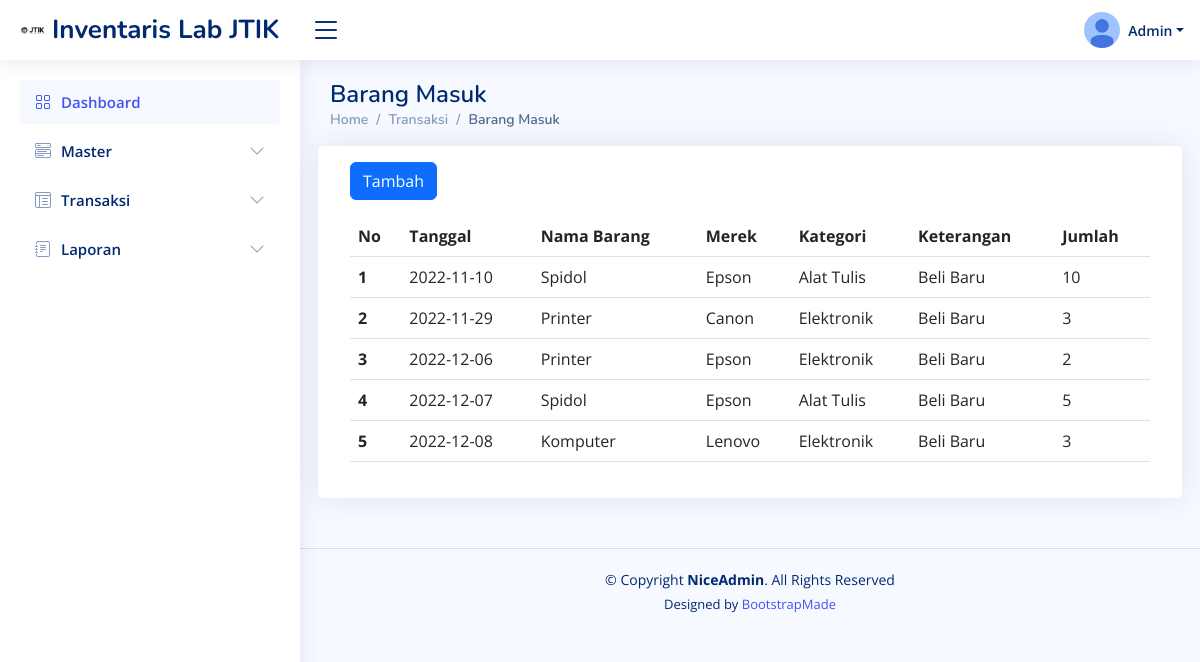
The app's page /barangMasuk.php (signed in) with its own data.
### tables this page shows
CREATE TABLE `barang_masuk` (
  `id_barangmasuk` int(11) NOT NULL,
  `id_barang` int(11) NOT NULL,
  `jumlah` int(11) NOT NULL,
  `keterangan` varchar(255) NOT NULL,
  `tanggal` date NOT NULL
);

CREATE TABLE `barang` (
  `id_barang` int(11) NOT NULL,
  `id_merek` int(11) NOT NULL,
  `id_kategori` int(11) NOT NULL,
  `nama_barang` varchar(128) NOT NULL,
  `keterangan` varchar(255) NOT NULL,
  `stok` int(11) NOT NULL
);

CREATE TABLE `merek` (
  `id_merek` int(11) NOT NULL,
  `nama_merek` varchar(128) NOT NULL,
  `keterangan` varchar(255) NOT NULL
);

CREATE TABLE `kategori` (
  `id_kategori` int(11) NOT NULL,
  `nama_kategori` varchar(128) NOT NULL,
  `keterangan` varchar(255) NOT NULL
);

### function.php (called while the page is built, shortened)
<?php
$conn = mysqli_connect('localhost', 'root', '', 'inventarislab');
function select($query) {
    global $conn;
    $result = mysqli_query($conn, $query);
    $rows = [];
    while($row = mysqli_fetch_assoc($result)) {
        $rows[] = $row;
    }
    return $rows;
}
?>

### barangMasuk.php (the view, shortened to what this page needs)
<?php
  require 'function.php';
  $masuk = select("SELECT a.id_barangMasuk, a.id_barang, b.nama_barang,
                    c.nama_merek, d.nama_kategori, a.keterangan, a.tanggal, a.jumlah
                    FROM barang_masuk a
                    JOIN barang b ON a.id_barang = b.id_barang
                    JOIN merek c ON b.id_merek = c.id_merek
                    JOIN kategori d ON b.id_kategori = d.id_kategori");
?>
<!DOCTYPE html>
<html lang="en">
<head>
  <link href="assets/vendor/bootstrap/css/bootstrap.min.css" rel="stylesheet">
  <link href="assets/vendor/bootstrap-icons/bootstrap-icons.css" rel="stylesheet">
  <link href="assets/vendor/boxicons/css/boxicons.min.css" rel="stylesheet">
  <link href="assets/vendor/quill/quill.snow.css" rel="stylesheet">
  <link href="assets/vendor/quill/quill.bubble.css" rel="stylesheet">
  <link href="assets/vendor/remixicon/remixicon.css" rel="stylesheet">
  <link href="assets/vendor/simple-datatables/style.css" rel="stylesheet">
  <link href="assets/css/style.css" rel="stylesheet">
</head>
<body>
<header id="header" class="header fixed-top d-flex align-items-center">
<div class="d-flex align-items-center justify-content-between">
  <a href="index.php" class="logo d-flex align-items-center">
    <img src="assets/img/logoJTIK.png" alt="">
    <span class="d-none d-lg-block">Inventaris Lab JTIK</span>
  </a>
  <i class="bi bi-list toggle-sidebar-btn"></i>
</div>
<nav class="header-nav ms-auto">
  <ul class="d-flex align-items-center">
    <li class="nav-item dropdown pe-3">
      <a class="nav-link nav-profile d-flex align-items-center pe-0" href="#" data-bs-toggle="dropdown">
        <img src="assets/img/photo.png" alt="Profile" class="rounded-circle">
        <span class="d-none d-md-block dropdown-toggle ps-2"><?= $_SESSION['nama'];?></span>
      </a>
    </li>
  </ul>
</nav>
</header>
<aside id="sidebar" class="sidebar">
<ul class="sidebar-nav" id="sidebar-nav">
  <li class="nav-item">
    <a class="nav-link " href="index.php">
      <i class="bi bi-grid"></i>
      <span>Dashboard</span>
    </a>
  </li>
  <?php
    if($_SESSION['role'] == 'admin'){
  ?>
  <li class="nav-item">
    <a class="nav-link collapsed" data-bs-target="#tables-nav" data-bs-toggle="collapse" href="#">
      <i class="bi bi-menu-button-wide"></i><span>Master</span><i class="bi bi-chevron-down ms-auto"></i>
    </a>
  </li>
  <li class="nav-item">
    <a class="nav-link collapsed" data-bs-target="#tabless-nav" data-bs-toggle="collapse" href="#">
      <i class="bi bi-layout-text-window-reverse"></i><span>Transaksi</span><i class="bi bi-chevron-down ms-auto"></i>
    </a>
  </li>
  <li class="nav-item">
    <a class="nav-link collapsed" data-bs-target="#forms-nav" data-bs-toggle="collapse" href="#">
      <i class="bi bi-journal-text"></i><span>Laporan</span><i class="bi bi-chevron-down ms-auto"></i>
    </a>
  </li>
  <?php } ?>
</ul>
</aside>
<main id="main" class="main">
<div class="pagetitle">
  <h1>Barang Masuk</h1>
  <nav>
    <ol class="breadcrumb">
      <li class="breadcrumb-item"><a href="index.php">Home</a></li>
          <li class="breadcrumb-item">Transaksi</li>
          <li class="breadcrumb-item active">Barang Masuk</li>
        </ol>
      </nav>
    </div>
    <section class="section">
      <div class="row">
        <div class="card">
          <div class="card-body">
            <button type="button" class="btn btn-primary mt-3 mb-3" data-bs-toggle="modal" data-bs-target="#tambah">Tambah</button>
            <table class="table">
              <thead>
                <tr>
                  <th scope="col">No</th>
                  <th scope="col">Tanggal</th>
                  <th scope="col">Nama Barang</th>
                  <th scope="col">Merek</th>
                  <th scope="col">Kategori</th>
                  <th scope="col">Keterangan</th>
                  <th scope="col">Jumlah</th>
                </tr>
              </thead>
              <?php
                $i = 1;
                foreach($masuk as $row){
              ?>
              <tbody>
                <tr>
                  <th scope="row"><?= $i; ?></th>
                  <td><?= $row['tanggal']; ?></td>
                  <td><?= $row['nama_barang']; ?></td>
                  <td><?= $row['nama_merek']; ?></td>
                  <td><?= $row['nama_kategori']; ?></td>
                  <td><?= $row['keterangan']; ?></td>
                  <td><?= $row['jumlah']; ?></td>
                </tr>
              </tbody>
              <?php
                  $i++;
                }
              ?>
            </table>
          </div>
        </div>
      </div>
    </section>
  </main>
  <footer id="footer" class="footer">
    <div class="copyright">
      &copy; Copyright <strong><span>NiceAdmin</span></strong>. All Rights Reserved
    </div>
    <div class="credits">
      Designed by <a href="https://bootstrapmade.com/">BootstrapMade</a>
    </div>
  </footer>
</body>
</html>

### assets/css/style.css (style rules this page uses)
:root { scroll-behavior: smooth; }
body { font-family: "Open Sans", sans-serif; background: #f6f9ff; color: #444444; }
a { color: #4154f1; text-decoration: none; }
h1, h2, h3, h4, h5, h6 { font-family: "Nunito", sans-serif; }
#main { margin-top: 60px; padding: 20px 30px; transition: all 0.3s; }
.pagetitle { margin-bottom: 10px; }
.pagetitle h1 { font-size: 24px; margin-bottom: 0; font-weight: 600; color: #012970; }
.card { margin-bottom: 30px; border: none; border-radius: 5px; box-shadow: 0px 0 30px rgba(1, 41, 112, 0.1); }
.card-body { padding: 0 20px 20px 20px; }
.breadcrumb { font-size: 14px; font-family: "Nunito", sans-serif; color: #899bbd; font-weight: 600; }
.breadcrumb a { color: #899bbd; transition: 0.3s; }
.breadcrumb .breadcrumb-item::before { color: #899bbd; }
.breadcrumb .active { color: #51678f; font-weight: 600; }
.logo { line-height: 1; }
@media (min-width: 1200px) { .logo { width: 280px; } }
.logo img { max-height: 26px; margin-right: 6px; }
.logo span { font-size: 26px; font-weight: 700; color: #012970; font-family: "Nunito", sans-serif; }
.header { transition: all 0.5s; z-index: 997; height: 60px; box-shadow: 0px 2px 20px rgba(1, 41, 112, 0.1); background-color: #fff; padding-left: 20px; }
.header .toggle-sidebar-btn { font-size: 32px; padding-left: 10px; cursor: pointer; color: #012970; }
.header-nav ul { list-style: none; }
.header-nav>ul { margin: 0; padding: 0; }
.header-nav .nav-profile { color: #012970; }
.header-nav .nav-profile img { max-height: 36px; }
.header-nav .nav-profile span { font-size: 14px; font-weight: 600; }
.sidebar { position: fixed; top: 60px; left: 0; bottom: 0; width: 300px; z-index: 996; transition: all 0.3s; padding: 20px; overflow-y: auto; scrollbar-width: thin; scrollbar-color: #aab7cf transparent; box-shadow: 0px 0px 20px rgba(1, 41, 112, 0.1); background-color: #fff; }
@media (min-width: 1200px) { #main, #footer { margin-left: 300px; } }
.sidebar-nav { padding: 0; margin: 0; list-style: none; }
.sidebar-nav li { padding: 0; margin: 0; list-style: none; }
.sidebar-nav .nav-item { margin-bottom: 5px; }
.sidebar-nav .nav-link { display: flex; align-items: center; font-size: 15px; font-weight: 600; color: #4154f1; transition: 0.3; background: #f6f9ff; padding: 10px 15px; border-radius: 4px; }
.sidebar-nav .nav-link i { font-size: 16px; margin-right: 10px; color: #4154f1; }
.sidebar-nav .nav-link.collapsed { color: #012970; background: #fff; }
.sidebar-nav .nav-link.collapsed i { color: #899bbd; }
.sidebar-nav .nav-link .bi-chevron-down { margin-right: 0; transition: transform 0.2s ease-in-out; }
.footer { padding: 20px 0; font-size: 14px; transition: all 0.3s; border-top: 1px solid #cddfff; }
.footer .copyright { text-align: center; color: #012970; }
.footer .credits { padding-top: 5px; text-align: center; font-size: 13px; color: #012970; }

### records on screen
barang_masuk: tanggal "2022-11-10", id_barang.nama_barang "Spidol", merek.nama_merek "Epson", kategori.nama_kategori "Alat Tulis", keterangan "Beli Baru", jumlah "10"
barang_masuk: tanggal "2022-11-29", id_barang.nama_barang "Printer", merek.nama_merek "Canon", kategori.nama_kategori "Elektronik", keterangan "Beli Baru", jumlah "3"
barang_masuk: tanggal "2022-12-06", id_barang.nama_barang "Printer", merek.nama_merek "Epson", kategori.nama_kategori "Elektronik", keterangan "Beli Baru", jumlah "2"
barang_masuk: tanggal "2022-12-07", id_barang.nama_barang "Spidol", merek.nama_merek "Epson", kategori.nama_kategori "Alat Tulis", keterangan "Beli Baru", jumlah "5"
barang_masuk: tanggal "2022-12-08", id_barang.nama_barang "Komputer", merek.nama_merek "Lenovo", kategori.nama_kategori "Elektronik", keterangan "Beli Baru", jumlah "3"

### other values on screen
$_SESSION['nama'] "Admin"
